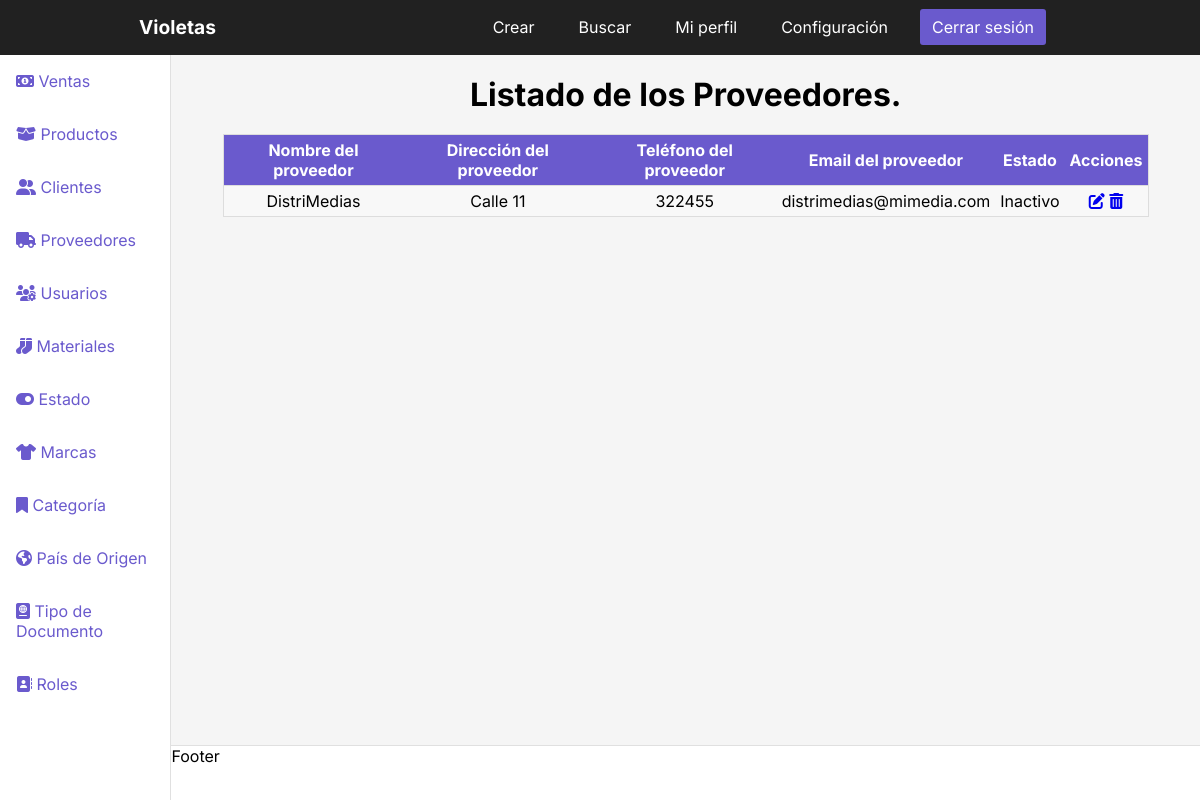
Before: /dashboardproveedores with the older database file.
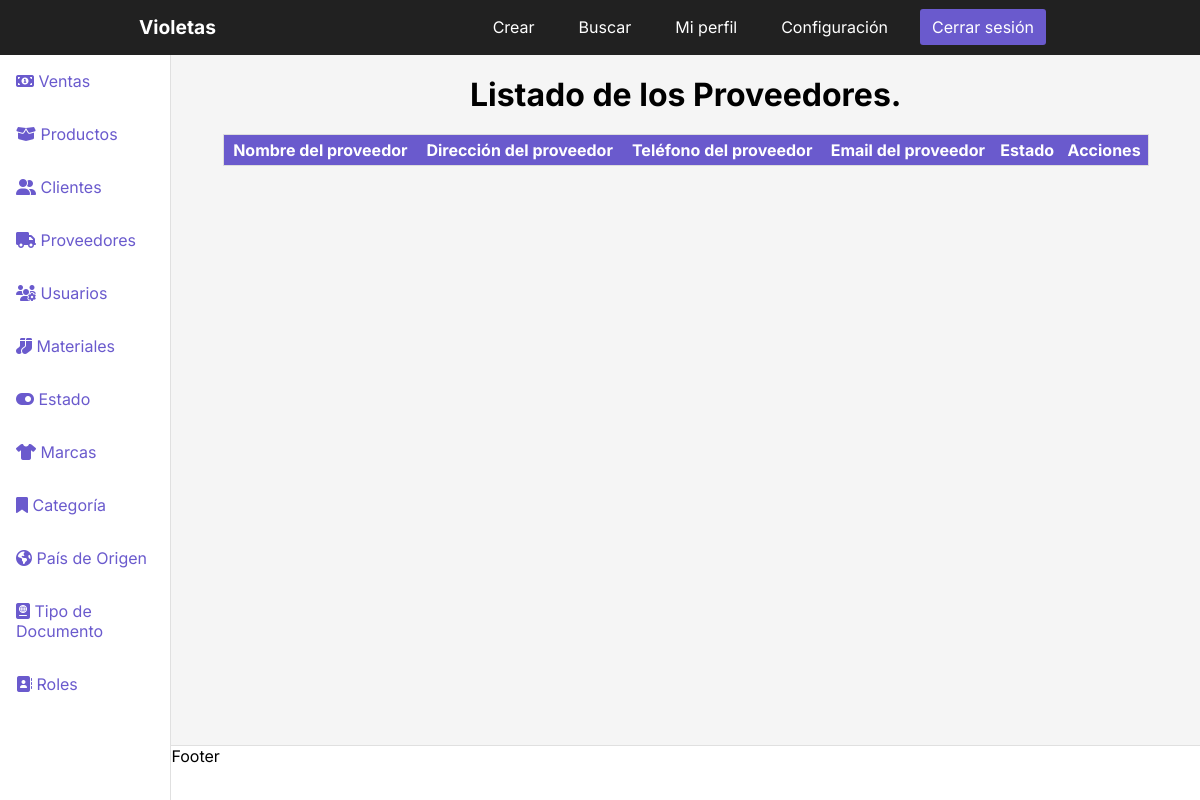
After: the same page with the newer database file.
### InventoryApp/models.py (models this page shows, shortened)
class Proveedores(models.Model):
    NombreProveedor = models.CharField('Nombre del proveedor', max_length = 100)
    DireccionProveedor = models.CharField('Dirección del proveedor', max_length = 100)
    TelefonoProveedor = models.CharField('Teléfono del proveedor', max_length = 100)
    EmailProveedor = models.EmailField('Email del proveedor', max_length = 100)
    Estado = models.ForeignKey(Estado, on_delete=models.CASCADE, default='')
    class Meta:
        verbose_name = 'Proveedor'
        verbose_name_plural = 'Proveedores'
        db_table = 'proveedores'
        ordering = ['id']

class Estado(models.Model):
    DescripcionEstado = models.CharField('Descripción del estado', max_length = 100)
    def __str__(self):
        return self.DescripcionEstado
    class Meta:
        verbose_name = 'Estado'
        verbose_name_plural = 'Estados'
        db_table = 'estados'
        ordering = ['id']

### Project/views.py (the view)
# urls.py: path('dashboardproveedores', views.dashboardproveedores, name='dashproveedores'), # Registro creado
def dashboardproveedores(request):
    proveedores = (Proveedores.objects.all()) # Creo variable que traiga todos los datos de la tabla Proveedores.
    return render(request, 'dashboardproveedores.html', {
        'proveedores' : proveedores # Con este código busco todos los datos de la tabla Proveedores y los envío a la vista.
} )

### Templates/dashboardproveedores.html (shortened to what the changed rows need)
{% load static %}
<!DOCTYPE html>
<html lang="en">
<head>
    <link rel="stylesheet" href="{% static 'CSS/stylesdashboard.css' %}">
</head>
<body>
    <div class="container">
        <main>
            <h1>Listado de los Proveedores.</h1>
            <table class="table">
                <thead>
                    <tr>
                        <th>Nombre del proveedor</th>
                        <th>Dirección del proveedor</th>
                        <th>Teléfono del proveedor</th>
                        <th>Email del proveedor</th>
                        <th>Estado</th>
                        <th>Acciones</th>
                    </tr>
                </thead>
                <tbody>
                    {% for proveedores in proveedores %}
                    <tr>
                        <td data-label="Nombre del proveedor">{{proveedores.NombreProveedor}}</td>
                        <td data-label="Dirección del proveedor">{{proveedores.DireccionProveedor}}</td>
                        <td data-label="Teléfono del usuario">{{proveedores.TelefonoProveedor}}</td>
                        <td data-label="Email del proveedor">{{proveedores.EmailProveedor}}</td>
                        <td data-label="Estado">{{proveedores.Estado}}</td>
                        <td data-label="Gestión">
                            <a href="{% url 'updateproveedores' proveedores.id %}"><i class="fas fa-edit"></i></a>
                            <a href="#" onclick="eliminarProveedor({{ proveedores.id }})"><i class="fas fa-trash-alt"></i></a>
                        </td>
                    </tr>
                    {% endfor %}
                </tbody>
            </table>
        </main>
      </div>
</body>
</html>

Changed rows visible on the page:
removed Proveedores: NombreProveedor "DistriMedias", DireccionProveedor "Calle 11", TelefonoProveedor "322455", EmailProveedor "distrimedias@mimedia.com", Estado "Inactivo"
